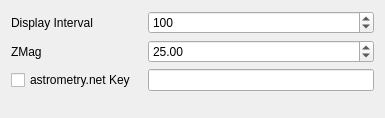
<?xml version="1.0" encoding="UTF-8"?>
<ui version="4.0">
 <class>FormSettings</class>
 <widget class="QWidget" name="FormSettings">
  <property name="geometry">
   <rect>
    <x>0</x>
    <y>0</y>
    <width>385</width>
    <height>118</height>
   </rect>
  </property>
  <property name="windowTitle">
   <string>Settings</string>
  </property>
  <layout class="QGridLayout" name="gridLayout_2">
   <item row="0" column="0">
    <layout class="QGridLayout" name="gridLayout">
     <item row="0" column="0">
      <widget class="QLabel" name="label">
       <property name="minimumSize">
        <size>
         <width>131</width>
         <height>0</height>
        </size>
       </property>
       <property name="maximumSize">
        <size>
         <width>131</width>
         <height>16777215</height>
        </size>
       </property>
       <property name="text">
        <string>Display Interval</string>
       </property>
      </widget>
     </item>
     <item row="0" column="1">
      <widget class="QSpinBox" name="spinBoxDisplayInterval">
       <property name="maximum">
        <number>10000</number>
       </property>
       <property name="value">
        <number>100</number>
       </property>
      </widget>
     </item>
     <item row="1" column="0">
      <widget class="QLabel" name="label_2">
       <property name="minimumSize">
        <size>
         <width>121</width>
         <height>0</height>
        </size>
       </property>
       <property name="maximumSize">
        <size>
         <width>121</width>
         <height>16777215</height>
        </size>
       </property>
       <property name="text">
        <string>ZMag</string>
       </property>
      </widget>
     </item>
     <item row="1" column="1">
      <widget class="QDoubleSpinBox" name="doubleSpinBoxZMag">
       <property name="minimum">
        <double>-999999999999999939709166371603178586112.000000000000000</double>
       </property>
       <property name="maximum">
        <double>999999999999999939709166371603178586112.000000000000000</double>
       </property>
       <property name="value">
        <double>25.000000000000000</double>
       </property>
      </widget>
     </item>
     <item row="2" column="1">
      <widget class="QLineEdit" name="lineEditAstrometryNetApiKey"/>
     </item>
     <item row="2" column="0">
      <widget class="QCheckBox" name="checkBoxAstrometryNetSaveKey">
       <property name="text">
        <string>astrometry.net Key</string>
       </property>
      </widget>
     </item>
    </layout>
   </item>
   <item row="1" column="0">
    <spacer name="verticalSpacer">
     <property name="orientation">
      <enum>Qt::Vertical</enum>
     </property>
     <property name="sizeHint" stdset="0">
      <size>
       <width>20</width>
       <height>6</height>
      </size>
     </property>
    </spacer>
   </item>
  </layout>
 </widget>
 <resources/>
 <connections/>
</ui>
